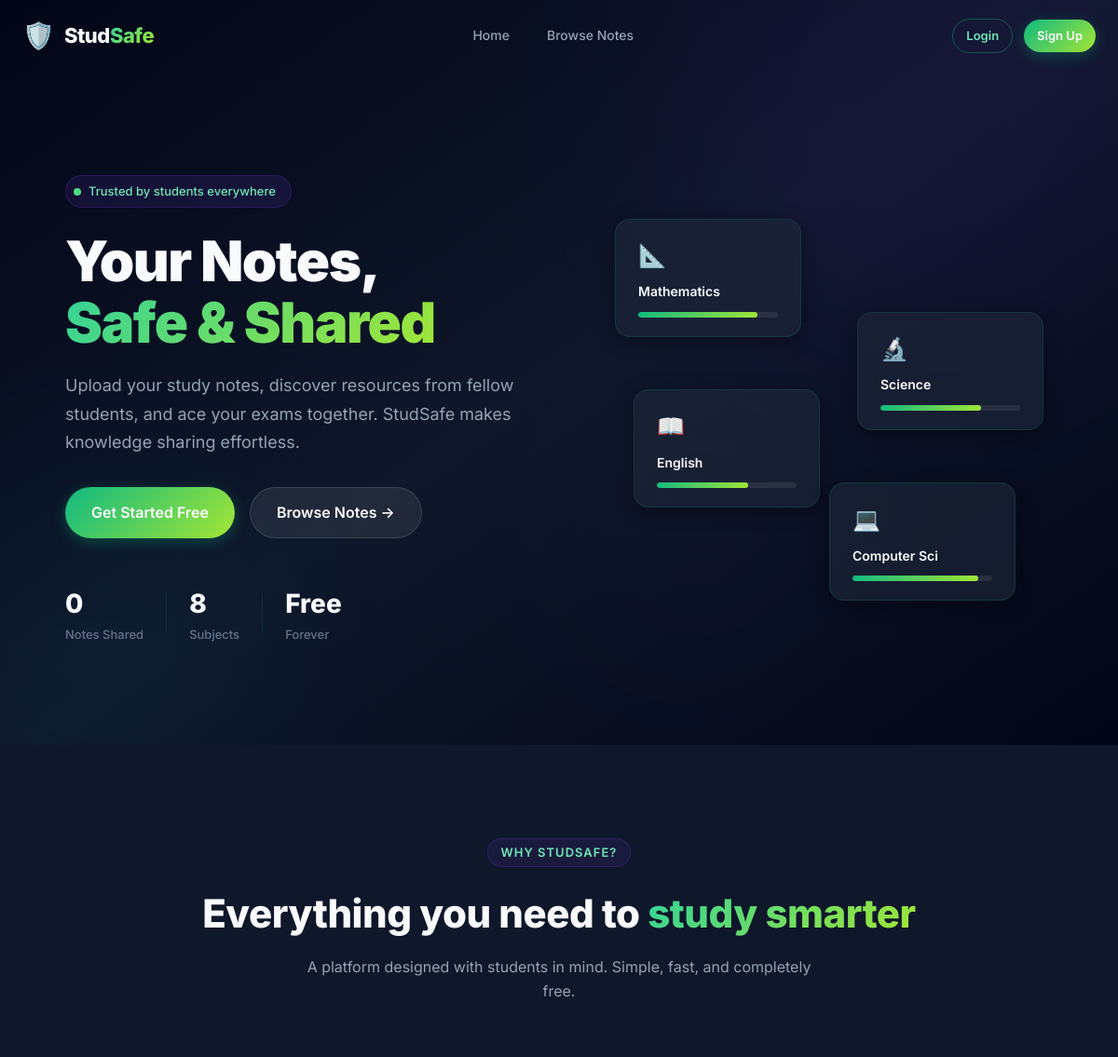
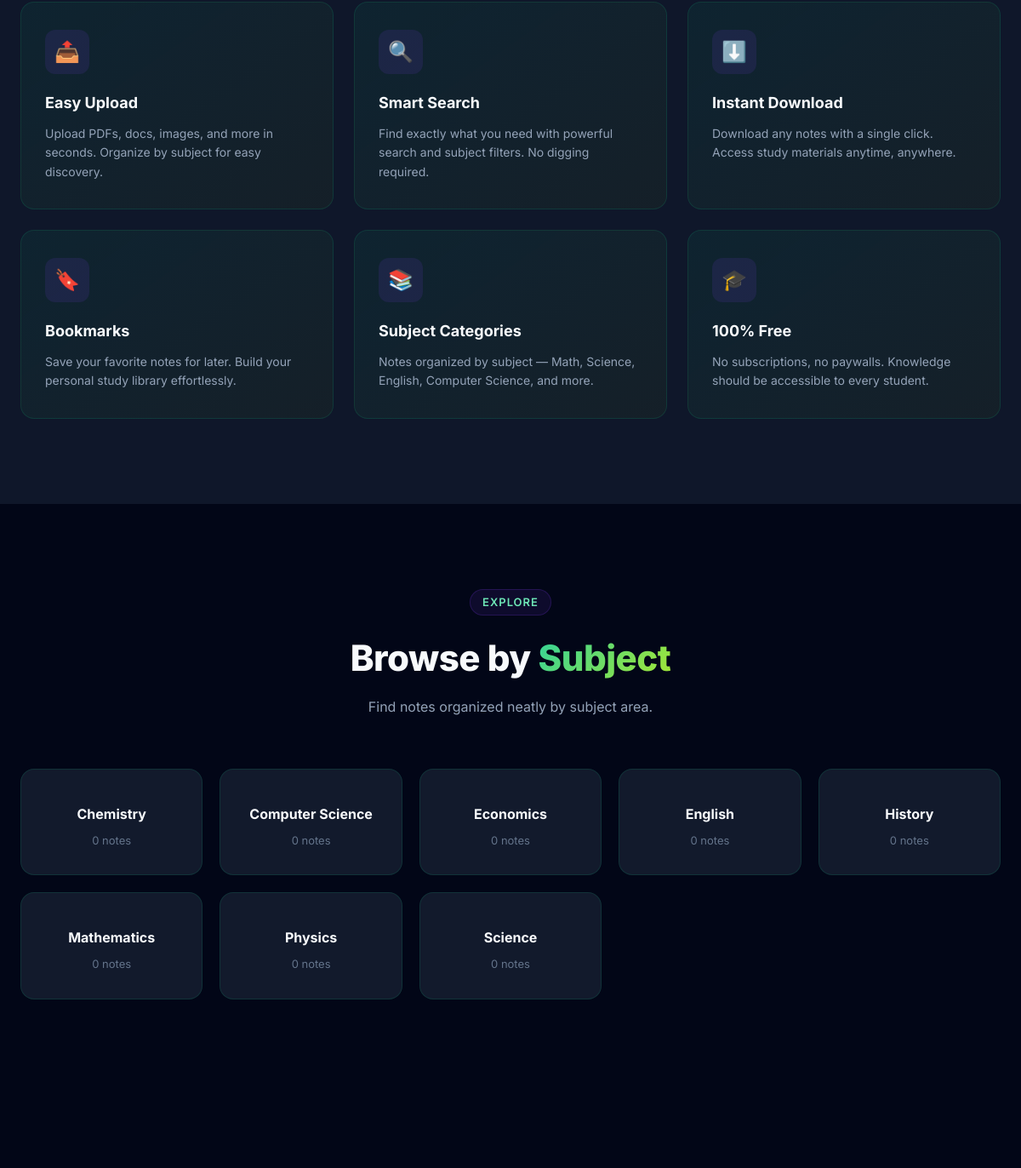
/ (upper part), run on an earlier commit of the app's database (2 pictures, top to bottom).
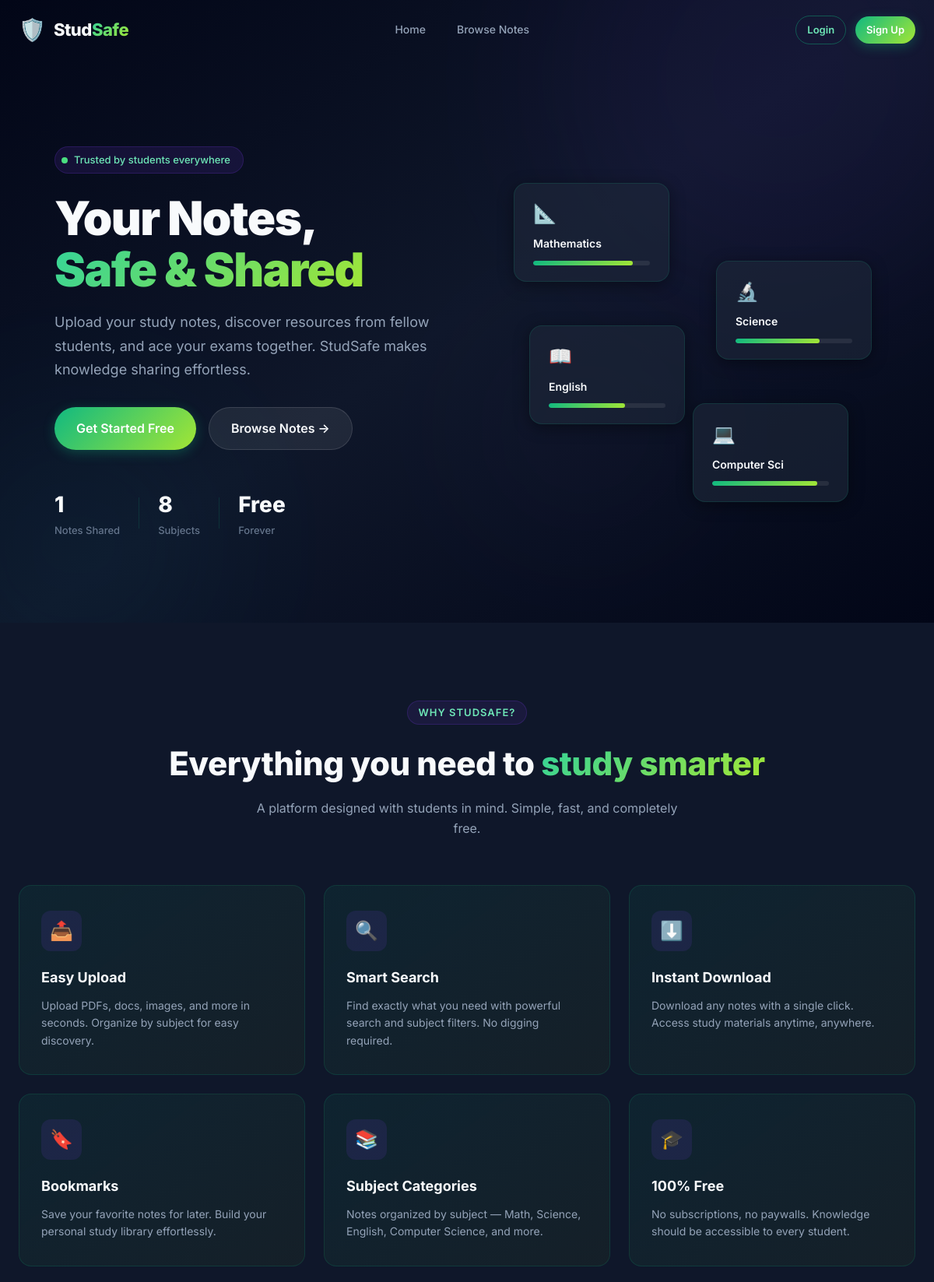
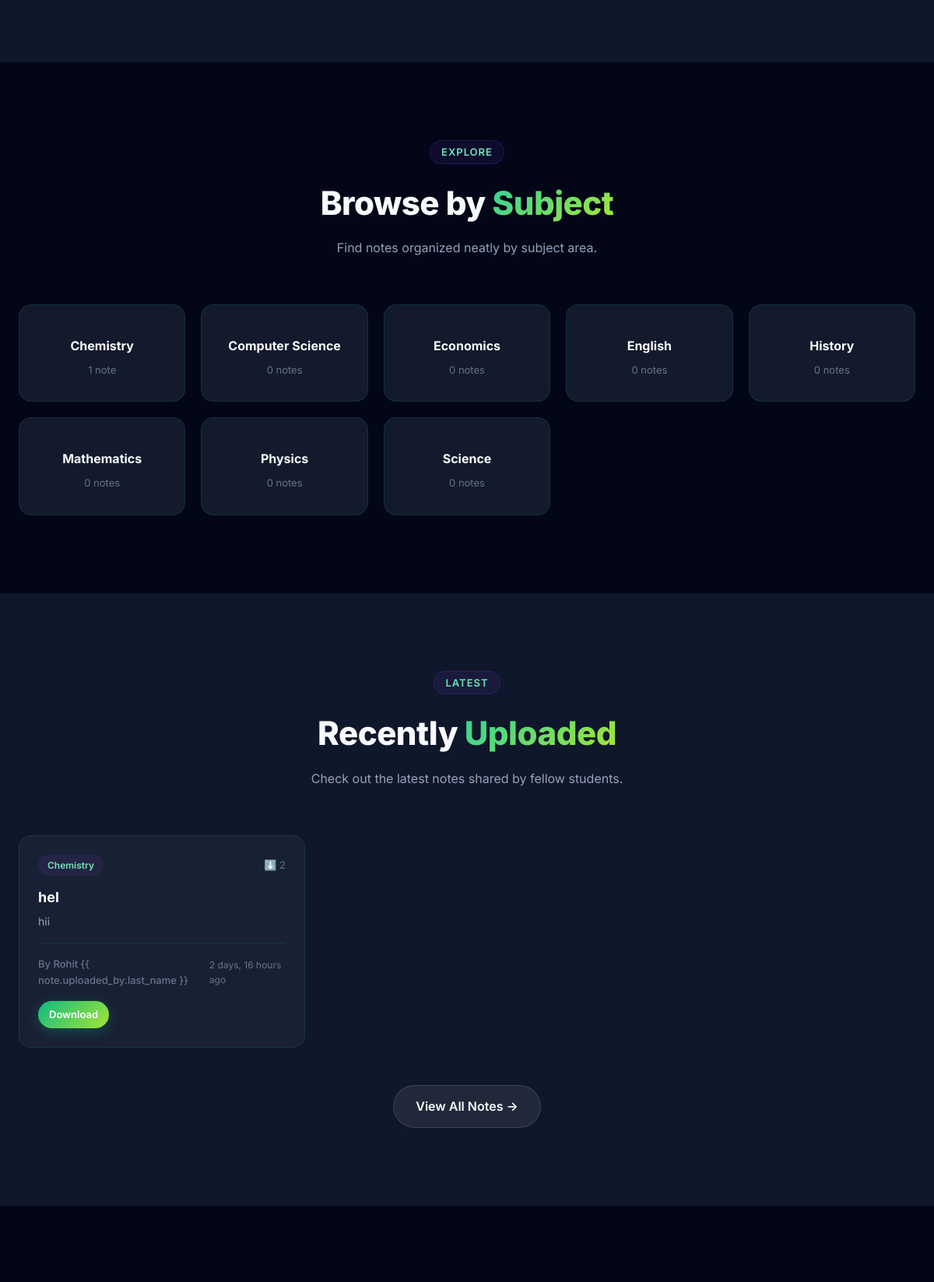
And on a later commit of the database (2 pictures, top to bottom).
### studapp/models.py (models this page shows, shortened)
class Subject(models.Model):
    name = models.CharField(max_length=100, unique=True)
    icon = models.CharField(max_length=50, default='📘')  # emoji icon
    description = models.TextField(blank=True, default='')
    created_at = models.DateTimeField(auto_now_add=True)
    class Meta:
        ordering = ['name']

class Note(models.Model):
    title = models.CharField(max_length=200)
    description = models.TextField(blank=True, default='')
    subject = models.ForeignKey(Subject, on_delete=models.CASCADE, related_name='notes')
    uploaded_by = models.ForeignKey(User, on_delete=models.CASCADE, related_name='notes')
    file = models.FileField(upload_to='notes/%Y/%m/%d/')
    created_at = models.DateTimeField(auto_now_add=True)
    updated_at = models.DateTimeField(auto_now=True)
    downloads = models.PositiveIntegerField(default=0)
    class Meta:
        ordering = ['-created_at']

### studapp/views.py (the view)
# urls.py: path('', views.home, name='home'),
def home(request):
    recent_notes = Note.objects.select_related('subject', 'uploaded_by')[:6]
    subjects = Subject.objects.annotate(note_count=Count('notes'))
    total_notes = Note.objects.count()
    total_subjects = Subject.objects.count()
    context = {
        'recent_notes': recent_notes,
        'subjects': subjects,
        'total_notes': total_notes,
        'total_subjects': total_subjects,
    }
    return render(request, 'home.html', context)

### studapp/templates/home.html (shortened to what the changed rows need)
{% extends 'base.html' %}
{% load static %}
{% block content %}
<section class="hero" id="hero-section">
    <div class="hero-container">
        <div class="hero-content">
            <h1 class="hero-title" id="hero-title">
                Your Notes,<br>
                <span class="gradient-text">Safe & Shared</span>
            </h1>
            <div class="hero-stats" id="hero-stats">
                <div class="stat">
                    <span class="stat-number">{{ total_notes }}</span>
                    <span class="stat-label">Notes Shared</span>
                </div>
            </div>
        </div>
    </div>
</section>
<section class="features-section" id="features-section">
    <div class="section-container">
        <div class="section-header">
            <h2 class="section-title">Everything you need to <span class="gradient-text">study smarter</span></h2>
        </div>
    </div>
</section>
{% if subjects %}
<section class="subjects-section" id="subjects-section">
    <div class="section-container">
        <div class="section-header">
            <h2 class="section-title">Browse by <span class="gradient-text">Subject</span></h2>
        </div>
        <div class="subjects-grid" id="subjects-grid">
            {% for subject in subjects %}
            <a href="{% url 'browse' %}?subject={{ subject.id }}" class="subject-card" id="subject-{{ subject.id }}">
                <h3 class="subject-name">{{ subject.name }}</h3>
                <span class="subject-count">{{ subject.note_count }} note{{ subject.note_count|pluralize }}</span>
            </a>
            {% endfor %}
        </div>
    </div>
</section>
{% endif %}
{% if recent_notes %}
<section class="recent-section" id="recent-section">
    <div class="section-container">
        <div class="section-header">
            <span class="section-tag">Latest</span>
            <h2 class="section-title">Recently <span class="gradient-text">Uploaded</span></h2>
            <p class="section-desc">Check out the latest notes shared by fellow students.</p>
        </div>
        <div class="notes-grid" id="recent-notes-grid">
            {% for note in recent_notes %}
            <div class="note-card" id="note-card-{{ note.id }}">
                <div class="note-card-header">
                    <span class="note-subject-badge">{{ note.subject.icon }} {{ note.subject.name }}</span>
                    <span class="note-downloads">⬇️ {{ note.downloads }}</span>
                </div>
                <h3 class="note-title">{{ note.title }}</h3>
                <p class="note-desc">{{ note.description|truncatewords:15 }}</p>
                <div class="note-card-footer">
                    <span class="note-author">By {{ note.uploaded_by.first_name }} {{ note.uploaded_by.last_name
                        }}</span>
                    <span class="note-date">{{ note.created_at|timesince }} ago</span>
                </div>
                <div class="note-card-actions">
                    <a href="{% url 'download' note.id %}" class="btn btn-primary btn-sm">Download</a>
                </div>
            </div>
            {% endfor %}
        </div>
        <div class="section-cta">
            <a href="{% url 'browse' %}" class="btn btn-glass btn-lg">View All Notes →</a>
        </div>
    </div>
</section>
{% endif %}
{% endblock %}

What changed in the data, as far as the page shows it:
computed for Subject "Chemistry": note_count "0" → "1"
added Note: subject.name "Chemistry", downloads "2", title "hel", description "hii", uploaded_by.first_name "Rohit", created_at "2 days, 16 hours"
Also different on the page:
{{ total_notes }}: "0" → "1"
text now shown: "LATEST Recently Uploaded Check out the latest notes shared by fellow students. View All Notes →"
